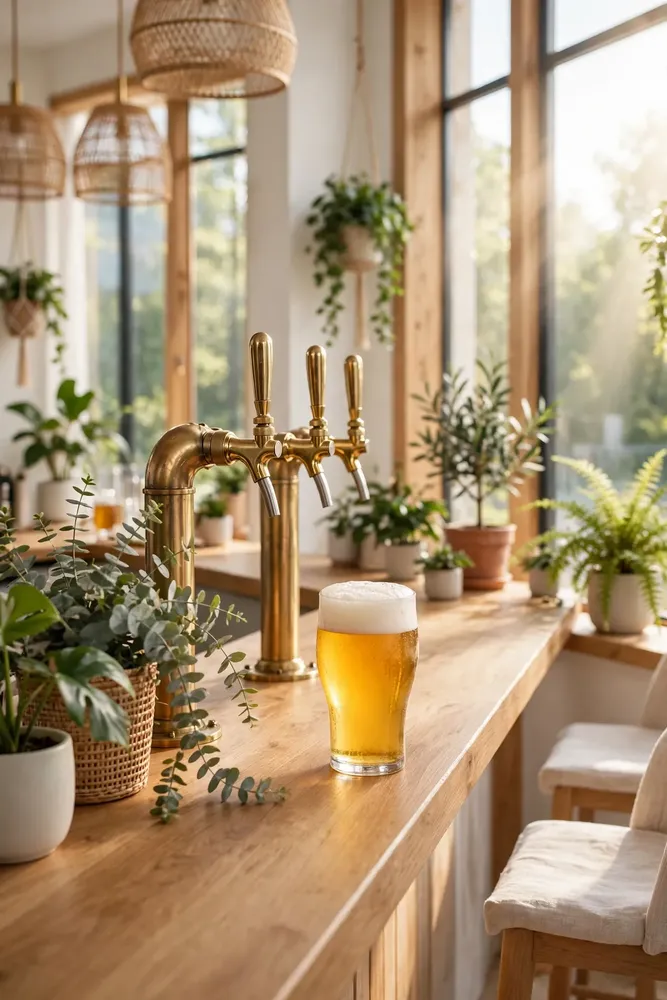
#> input picture bar.webp, 667 x 1000 px, shrunk from 1280 x 1920 before the run
$ python media-straighten.py bar.webp beauty.webp 1.0
#> lines starting #> are read from the running program, lines starting #| are printed output that depends on the picture
#!/usr/bin/env python3
# media-straighten.py — Endereza una foto torcida SIN RECORTAR NADA.
# Uso: python3 media-straighten.py <foto> <salida> <angulo-horario>
# angulo: grados de inclinación en sentido horario (positivo = cae a
# la derecha). PIL rotate(angulo) gira en sentido antihorario, así que
# corrige exactamente ese tilt. expand=True: el lienzo crece, ningún
# píxel se pierde; las esquinas nuevas se rellenan con el color medio
# de las cuatro esquinas originales (nunca negro puro ni recorte).
import sys
from PIL import Image

def main():
    if len(sys.argv) < 4:
        print('uso: media-straighten.py <foto> <salida> <angulo>', file=sys.stderr); return 1
    src, dst, ang = sys.argv[1], sys.argv[2], float(sys.argv[3])
    im = Image.open(src).convert('RGB')
#> im is the input picture: PIL image 667x1000 RGB; mean R, G, B 170.1, 146.8, 116.3
    w, h = im.size
#> w = 667; h = 1000
    corners = [im.getpixel((0, 0)), im.getpixel((w - 1, 0)), im.getpixel((0, h - 1)), im.getpixel((w - 1, h - 1))]
#> corners = [(161, 144, 125), (246, 246, 246), (116, 81, 45), (146, 118, 93)]
    fill = tuple(sum(c[i] for c in corners) // 4 for i in range(3))
#> fill = (167, 147, 127)
    out = im.rotate(ang, expand=True, fillcolor=fill, resample=Image.BICUBIC)
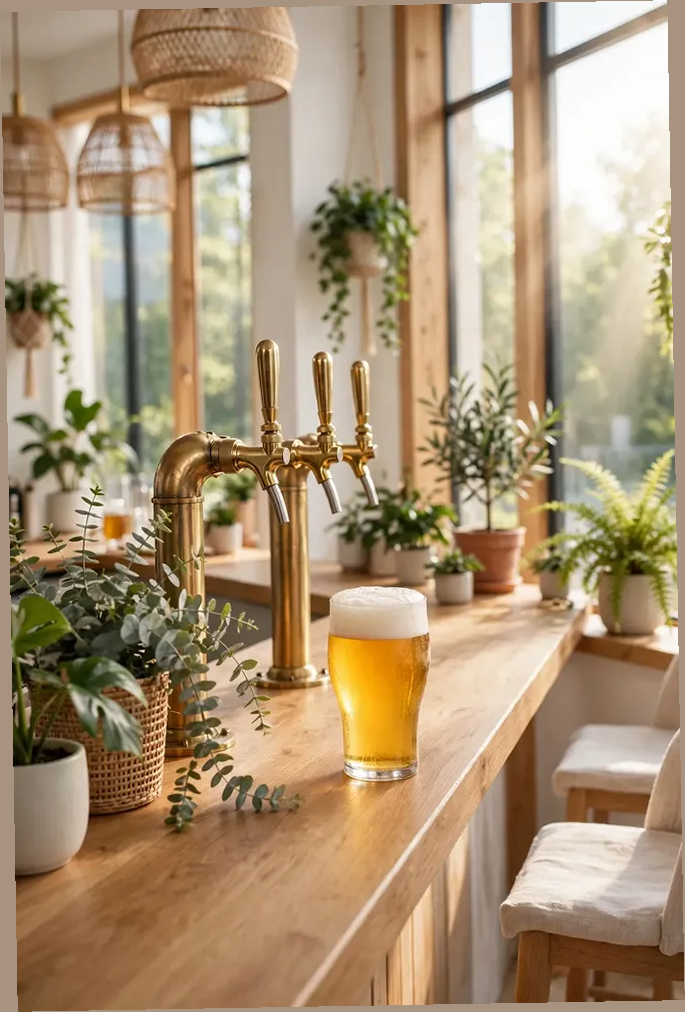
#> out: PIL image 685x1012 RGB; mean R, G, B 169.5, 146.4, 116.3
    out.save(dst, quality=92)
    print('ok %dx%d -> %dx%d' % (w, h, out.size[0], out.size[1]))
#| ok 667x1000 -> 685x1012
    return 0

if __name__ == '__main__':
    sys.exit(main())
#> (the program exits here)

$ run again, on fashion.webp
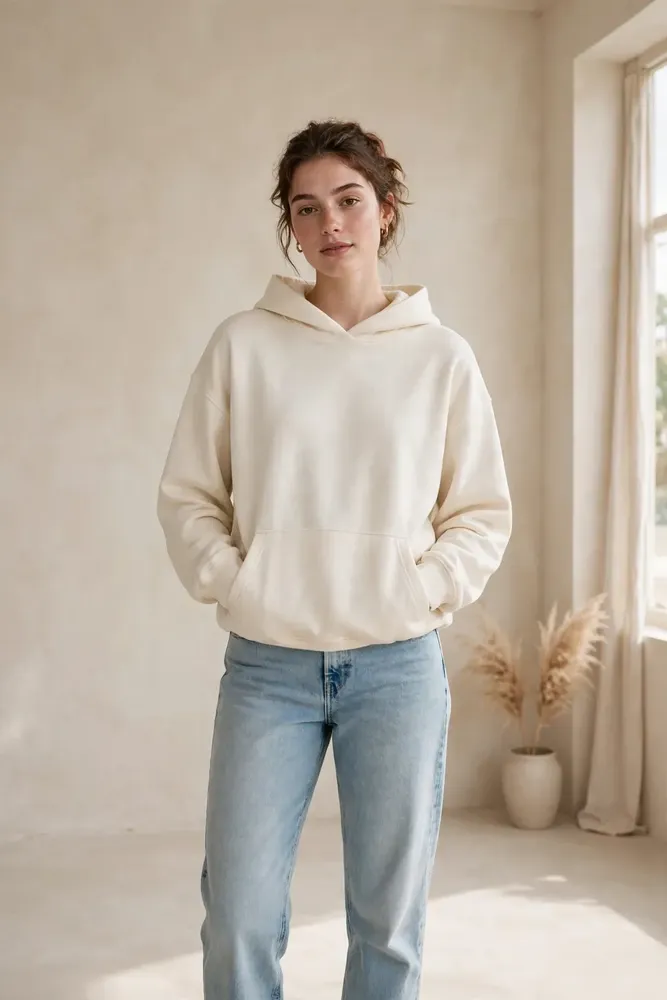
#> input picture fashion.webp, 667 x 1000 px, shrunk from 1080 x 1620 before the run
#> in main, im is the input picture: PIL image 667x1000 RGB; mean R, G, B 187.2, 175.7, 161.8
#> corners = [(166, 149, 127), (206, 192, 176), (176, 164, 152), (236, 228, 219)]
#> fill = (196, 183, 168)
#> in main, `out = im.rotate(ang, expand=True, fillcolor=fill, resample=Image.BICUB..`:
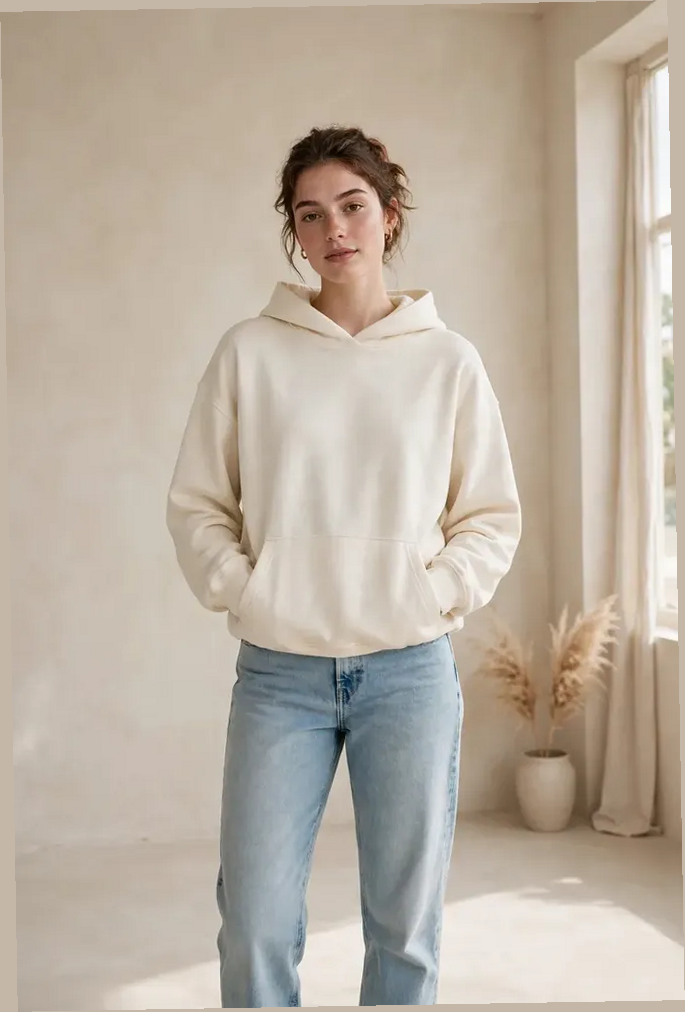
#> out: PIL image 685x1012 RGB; mean R, G, B 187.1, 175.6, 161.7
#| ok 667x1000 -> 685x1012

$ run again, on fitness.webp
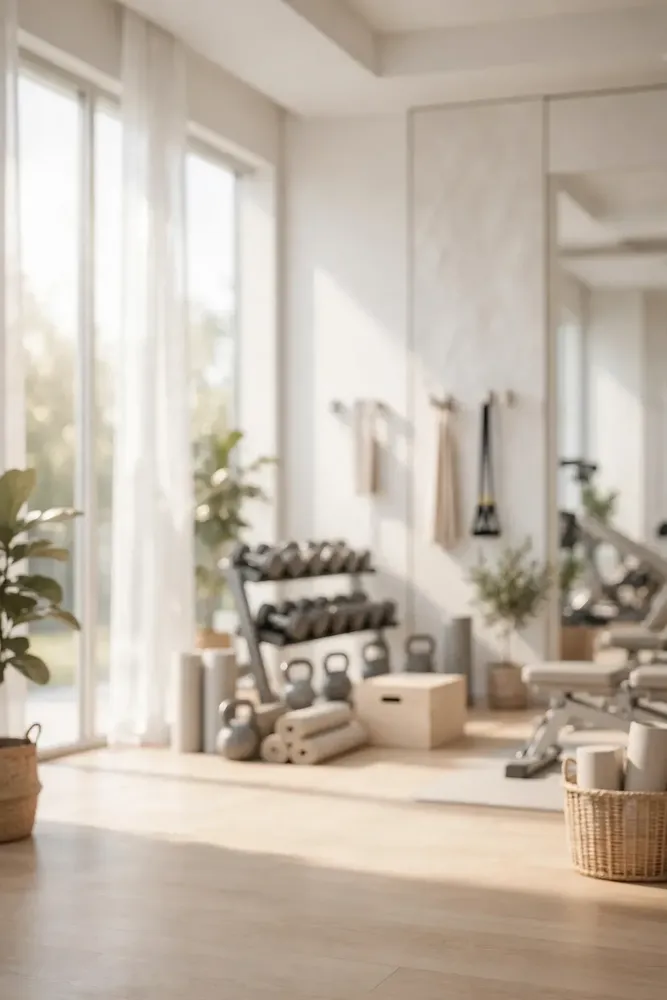
#> input picture fitness.webp, 667 x 1000 px, shrunk from 1080 x 1620 before the run
#> in main, im is the input picture: PIL image 667x1000 RGB; mean R, G, B 193.5, 182.2, 168.7
#> corners = [(160, 149, 132), (155, 140, 120), (156, 142, 128), (145, 119, 96)]
#> fill = (154, 137, 119)
#> in main, `out = im.rotate(ang, expand=True, fillcolor=fill, resample=Image.BICUB..`:
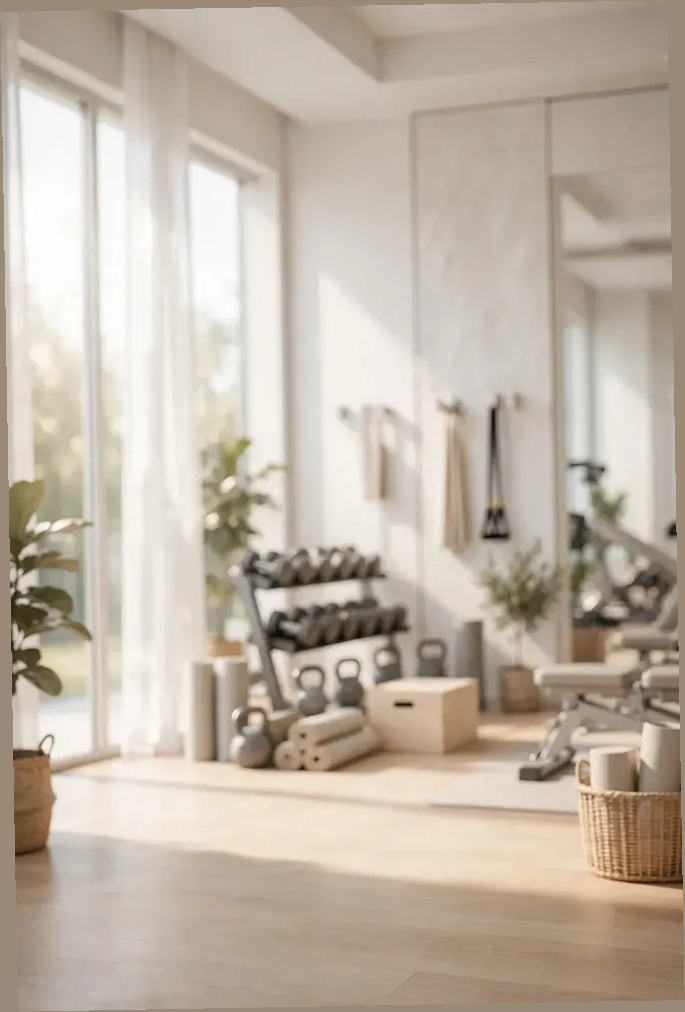
#> out: PIL image 685x1012 RGB; mean R, G, B 191.6, 180, 166.4
#| ok 667x1000 -> 685x1012

$ run again, on food.webp
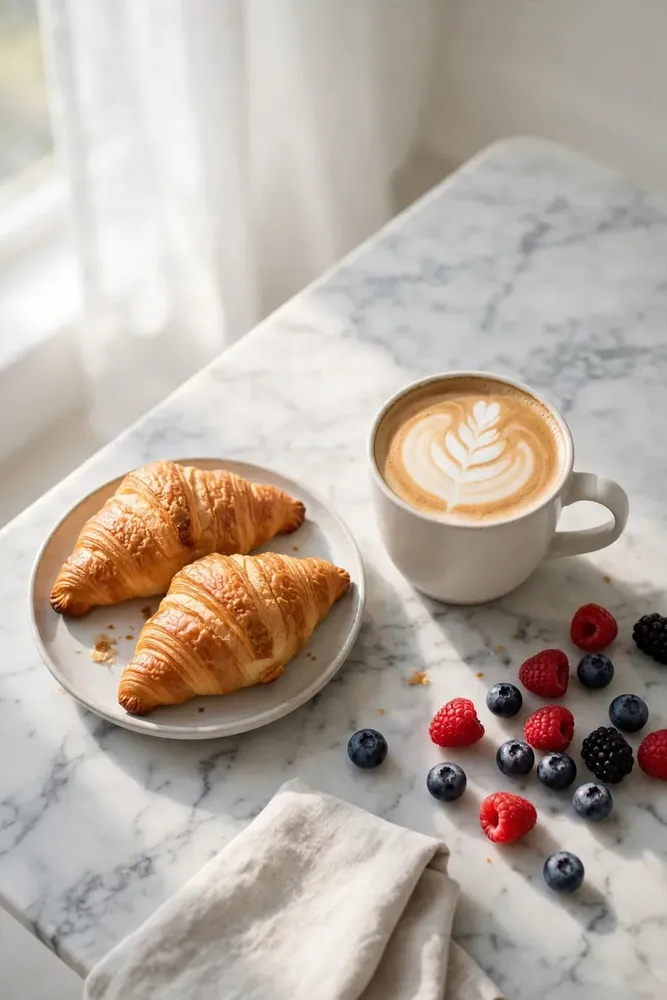
#> input picture food.webp, 667 x 1000 px, shrunk from 1080 x 1620 before the run
#> in main, im is the input picture: PIL image 667x1000 RGB; mean R, G, B 182.6, 171.1, 160.9
#> corners = [(175, 177, 165), (165, 162, 154), (156, 157, 152), (195, 189, 182)]
#> fill = (172, 171, 163)
#> in main, `out = im.rotate(ang, expand=True, fillcolor=fill, resample=Image.BICUB..`:
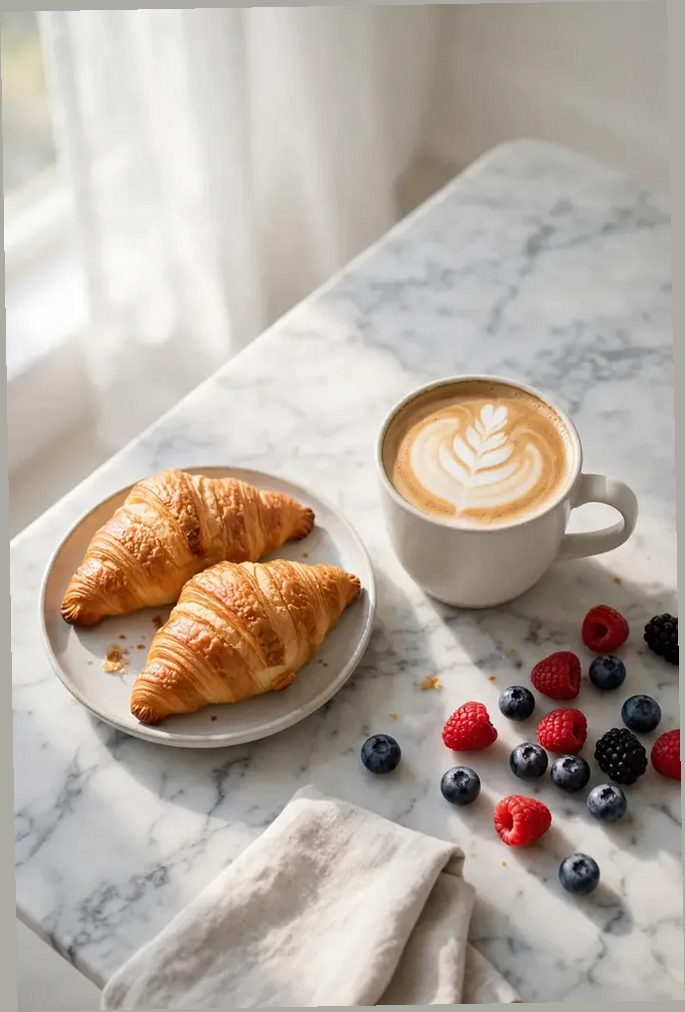
#> out: PIL image 685x1012 RGB; mean R, G, B 181.8, 170.6, 160.6
#| ok 667x1000 -> 685x1012
